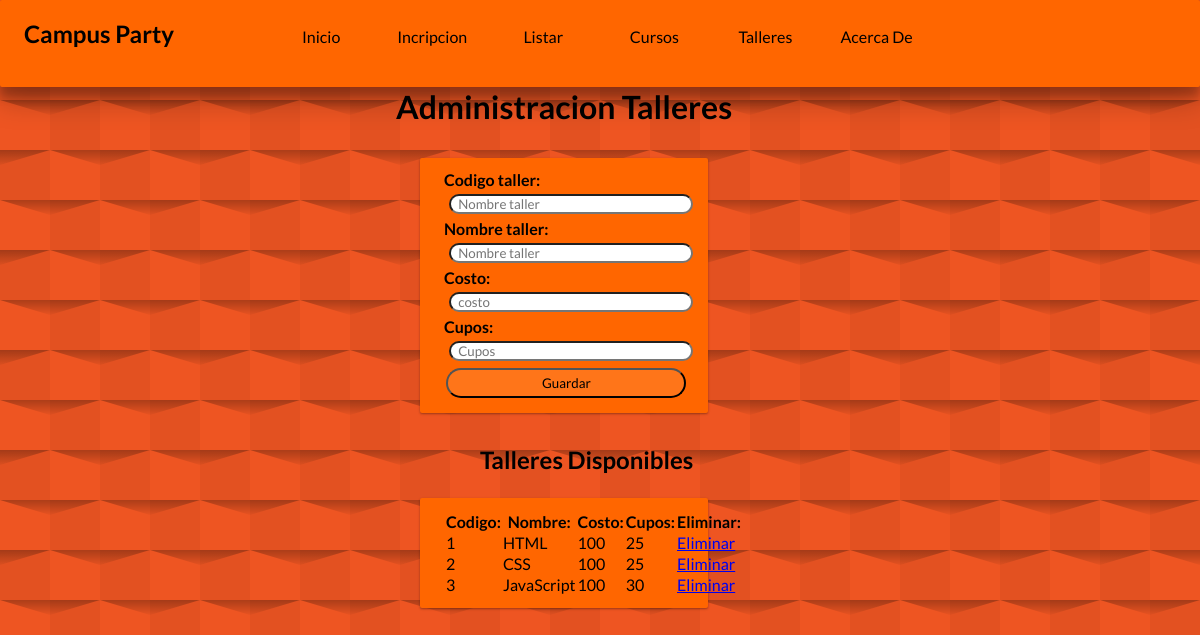
Screenshot of /internas/talleres.php with the database file from the repository.
### tables this page shows
CREATE TABLE `talleres` (
  `id` int(11) NOT NULL,
  `codigo` varchar(10) NOT NULL,
  `nombre` varchar(100) NOT NULL,
  `costo` int(4) NOT NULL,
  `cupos` int(4) NOT NULL
);

### internas/talleres.php (the view, shortened to what this page needs)
<?php
include("../dll/mysql.php");
?>
<!DOCTYPE html>
<html lang="en">
<head>
    <link rel="stylesheet" href="../css/style.css" type="text/css">
</head>
<body>
    <header class="card">
       <h2>Campus Party</h2>
        <nav >
            <a href="">Inicio</a>
            <a href="../index.php">Incripcion</a>
            <a href="listar.php">Listar</a>
            <a href="cursos.php">Cursos</a>
            <a href="talleres.php">Talleres</a>
            <a href="">Acerca De</a>
        </nav>
    </header>
    <main >
      <h1 class="title">Administracion Talleres</h1>
       <section class="card">
            <form action="guardarTalleres.php" method="post">
               <label for=""><strong>Codigo taller:</strong> </label> <br>
                <input type="text" name="codigo" placeholder="Nombre taller" required class="inputForm"> <br>
                <label for=""><strong>Nombre taller: </strong> </label> <br>
                <input type="text" name="nombre" placeholder="Nombre taller" required class="inputForm"> <br>
                <label for=""><strong>Costo:</strong> </label> <br>
                <input type="number" name="costo" placeholder="costo" required class="inputForm"> <br>
                <label for=""><strong>Cupos:</strong> </label> <br>
                <input type="number" name="cupos" placeholder="Cupos" required class="inputForm"> <br>
                <button>Guardar</button>
            </form>
      </section>
        <h2 class="title-small">Talleres Disponibles</h2>
    <section class="card">
            <table>
                <tr>
                    <th>Codigo:</th>
                    <th>Nombre: </th>
                    <th>Costo: </th>
                    <th>Cupos: </th>
                    <th>Eliminar:</th>
                </tr>
                <?php
$sql = "SELECT * FROM talleres";
$cursos = mysqli_query($link,$sql) or die ("Error al obtener todos los registros ".mysqli_error);
               while ($curso = mysqli_fetch_array($cursos,MYSQLI_ASSOC)){
               ?>
                    <tr>
                        <td>
                            <?php echo $curso['codigo'];?>
                        </td>
                        <td>
                            <?php echo $curso['nombre'];?>
                        </td>
                        <td>
                            <?php echo $curso['cupos'];?>
                        </td>
                        <td>
                            <?php echo $curso['costo'];?>
                        </td>
                        <td>
                            <a href="eliminarTaller.php?id=<?php echo  $curso['id'] ?>">Eliminar</a>
                        </td>
                    </tr>
                    <?php
               }
               ?>
            </table>
            </section>
    </main>
</body>
</html>

### css/style.css (style rules this page uses)
* { margin: 0; padding: 0; font-family: 'Lato', sans-serif; }
html, body { background-color: #ee5522; }
header { width: 100%; background-color:#ff6600; }
header h2 { width: 20%; display: inline-block; padding-left: 2%; }
nav { margin-top: 1%; margin-bottom: 1%; width: 60%; display: inline-block; }
nav a { text-decoration: none; display: inline-block; color: black; width: 15%; height: 3em; text-align: center; padding-top: 15px; }
section { background-color: #ff6600; width: 20%; padding: 1% 2% 1% 2%; margin-left: 35%; margin-bottom: 2em; }
.inputForm { width: 97%; margin: 5px; border-radius: 15px; height: 1.5em; padding-left: 3%; height: 100%; }
button { background-color: #ff7519; border-radius: 15px; width: 100%; height: 30px; margin: 1%; }
.title { margin-left: 33%; margin-bottom: 1em; }
.title-small { margin-left: 40%; margin-bottom: 1em; }
.card { border-radius: 2px; box-shadow: 0 1px 3px rgba(0, 0, 0, 0.12), 0 1px 2px rgba(0, 0, 0, 0.24); transition: all 0.3s cubic-bezier(.25, .8, .25, 1); }

### rows the page displays
talleres: codigo "1", nombre "HTML", cupos "100", costo "25"
talleres: codigo "2", nombre "CSS", cupos "100", costo "25"
talleres: codigo "3", nombre "JavaScript", cupos "100", costo "30"
